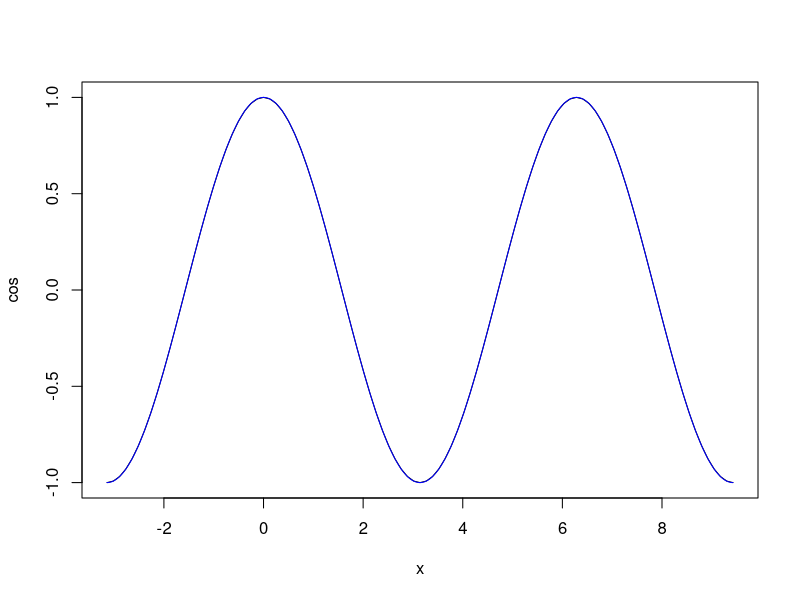
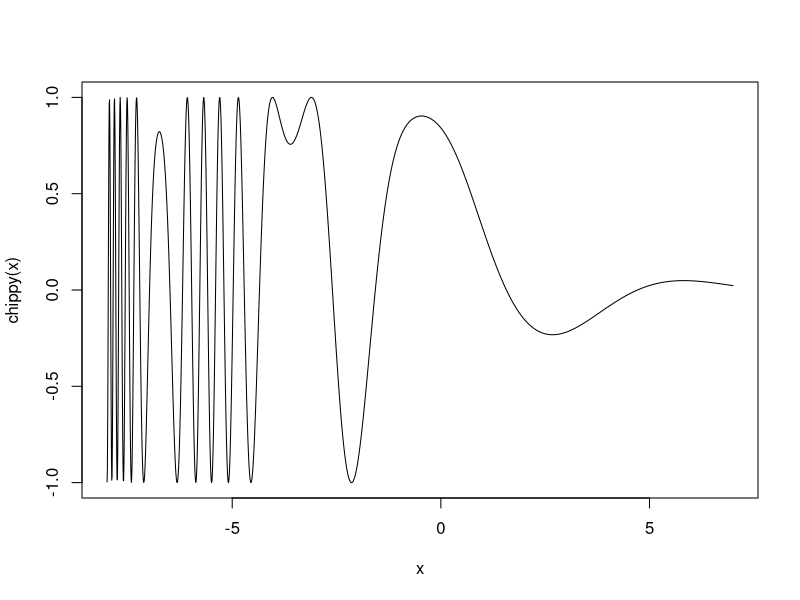
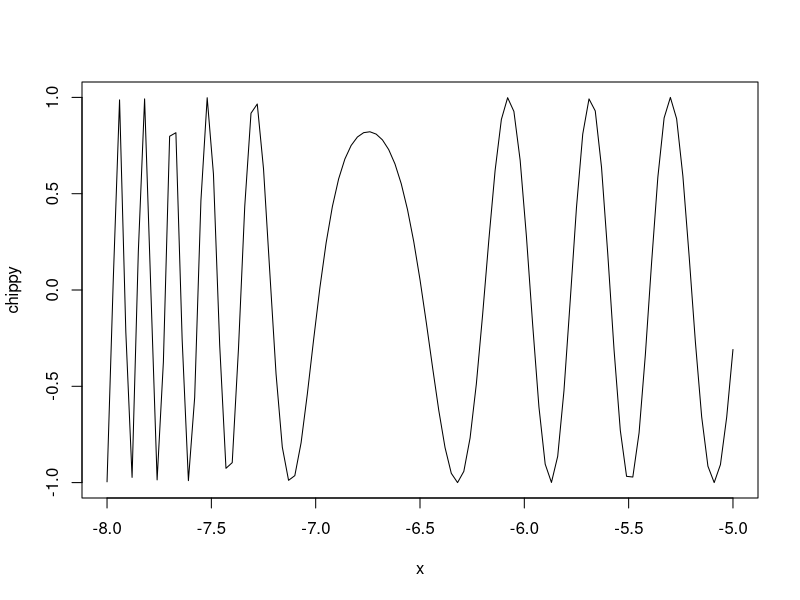
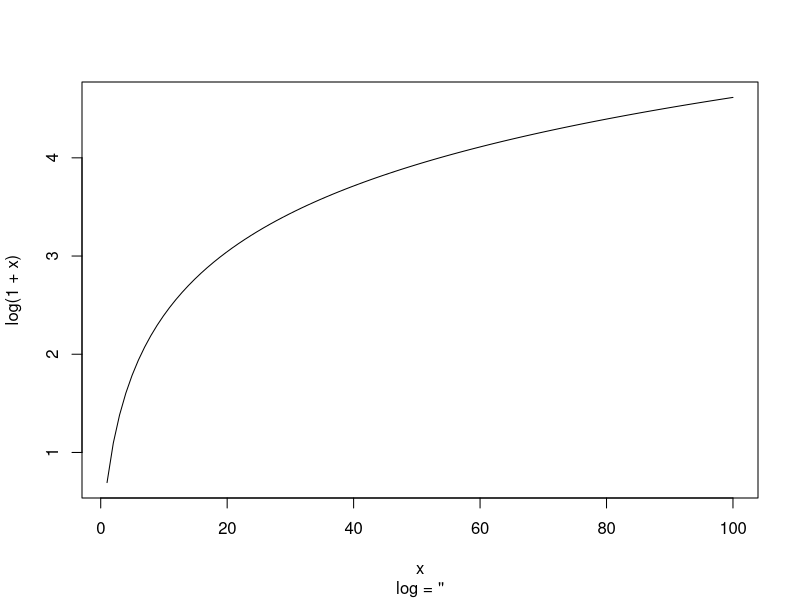
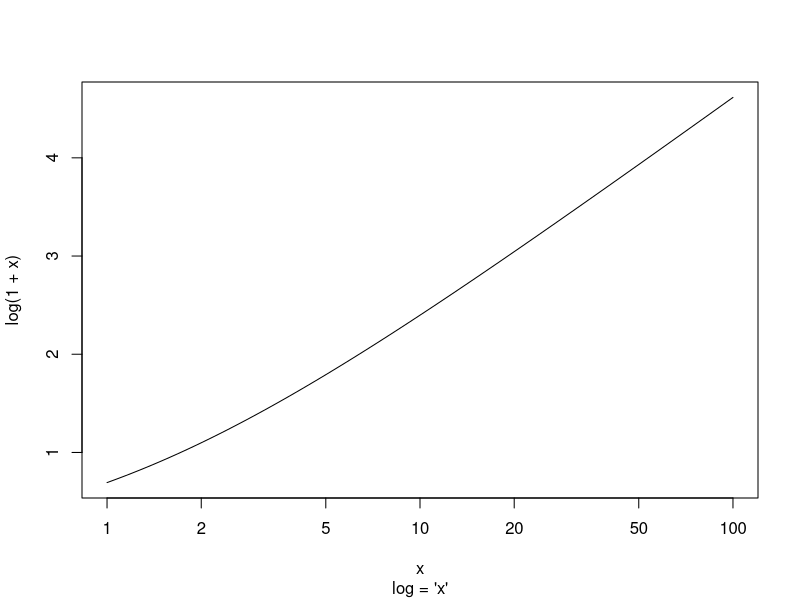
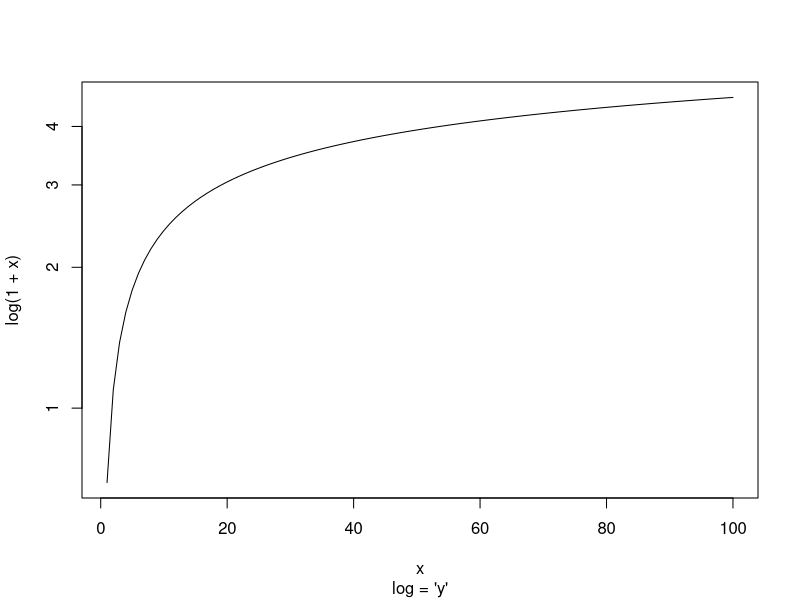
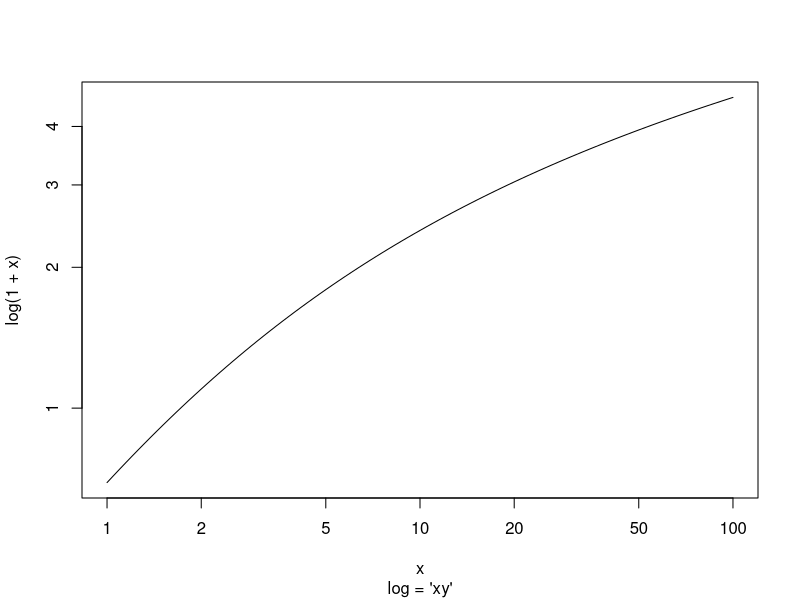

Source code (R) for these figures, in order: (Note: this script raises an error after producing the figures.)
plot(cos, -pi,  3*pi)
curve(cos, xlim = c(-pi, 3*pi), n = 1001, col = "blue", add = TRUE)

chippy <- function(x){ 
  sin(cos(x)*exp(-x/2))
}
  curve(chippy, -8, 7, n = 2001)
  plot (chippy, -8, -5)

for(ll in c("", "x", "y", "xy"))
  curve(log(1+x), 1, 100, log = ll, sub = paste0("log = '", ll, "'"))
par(op)